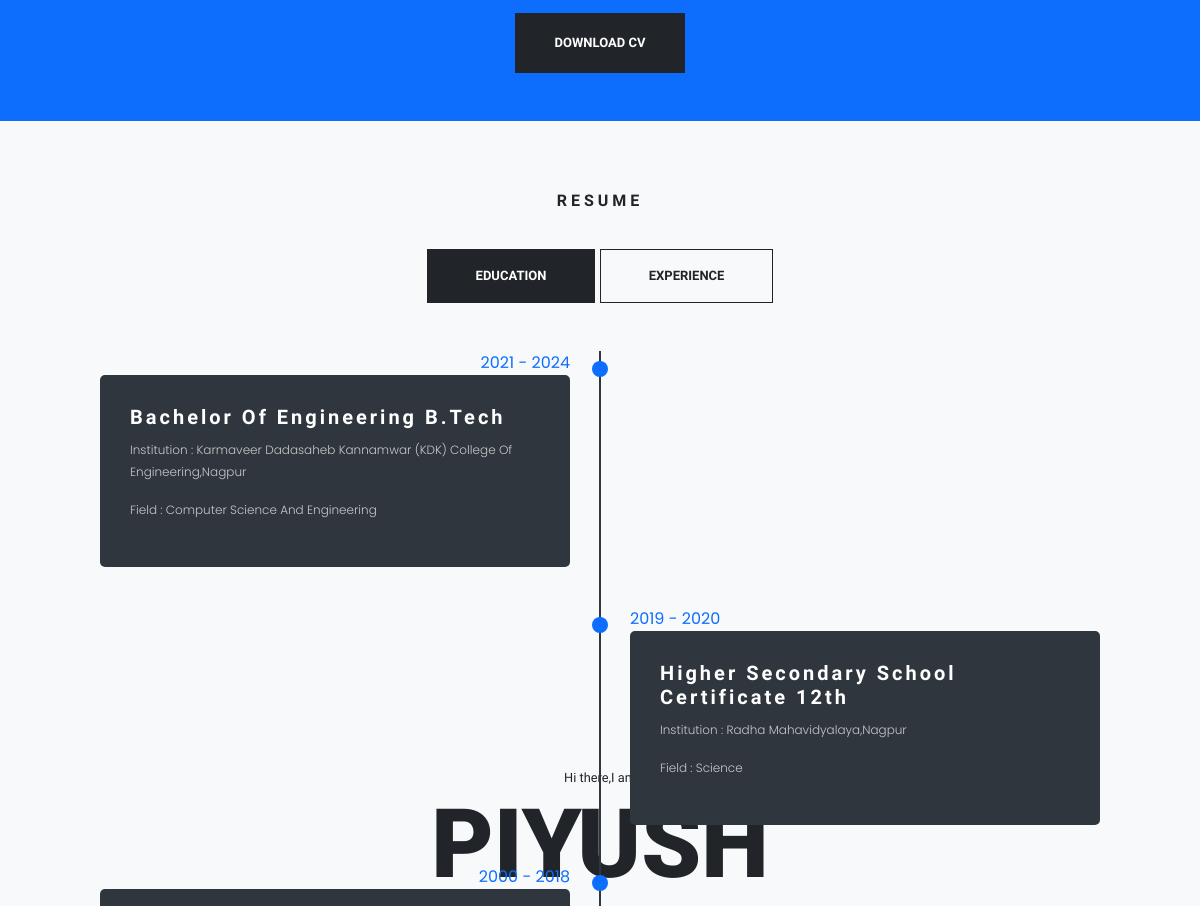
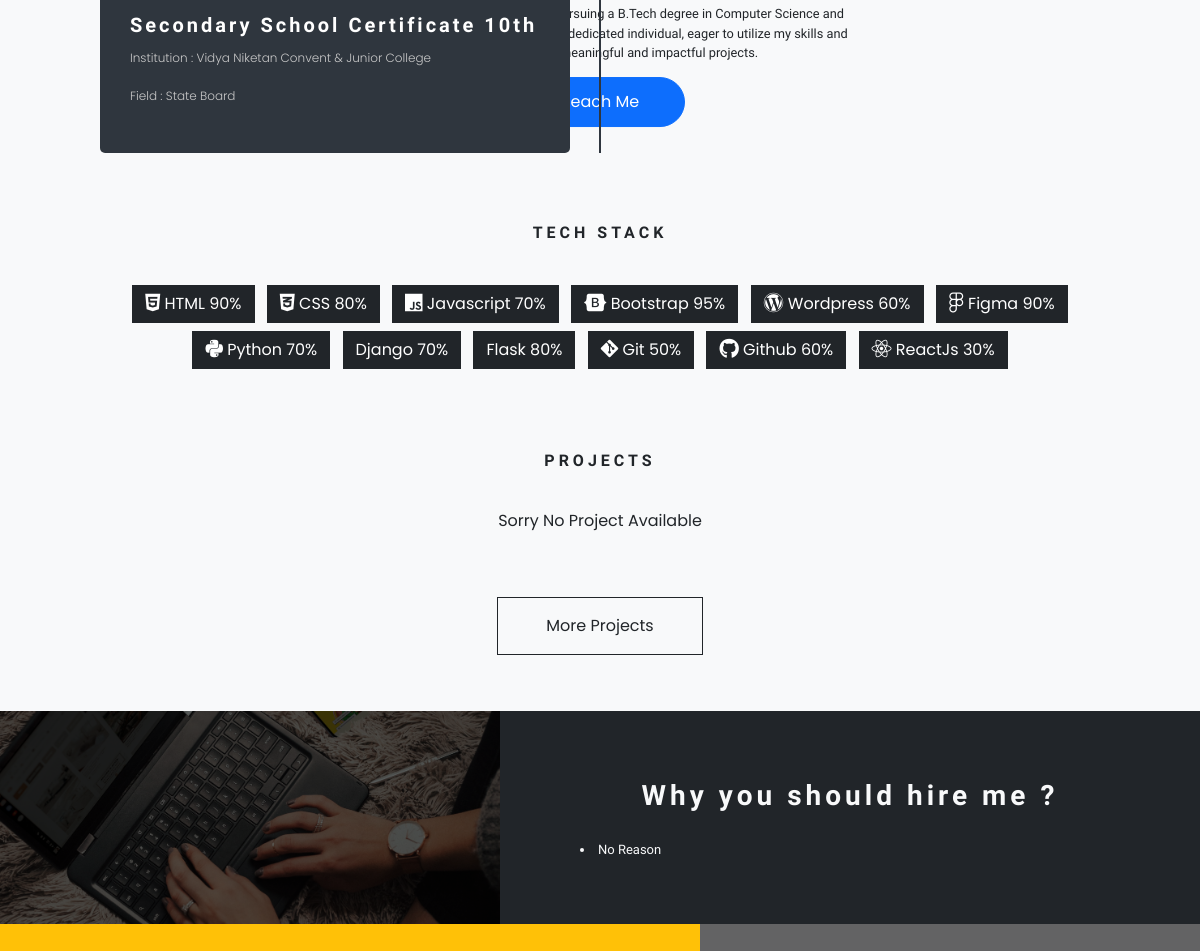
Before: / (middle part) with the older database file (2 pictures, top to bottom).
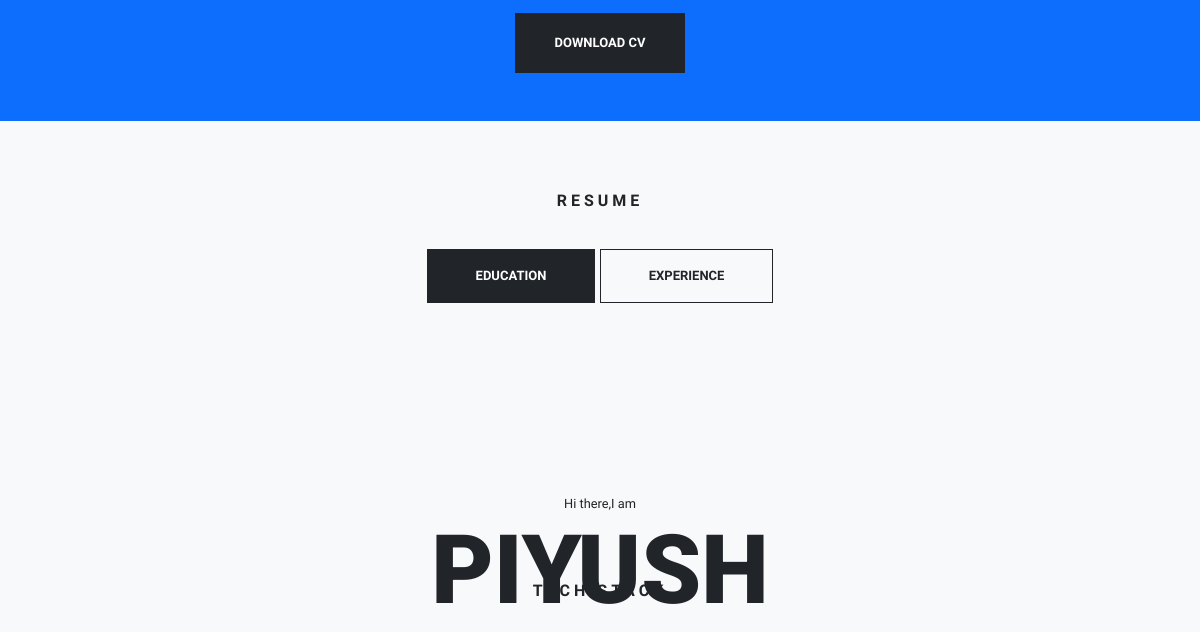
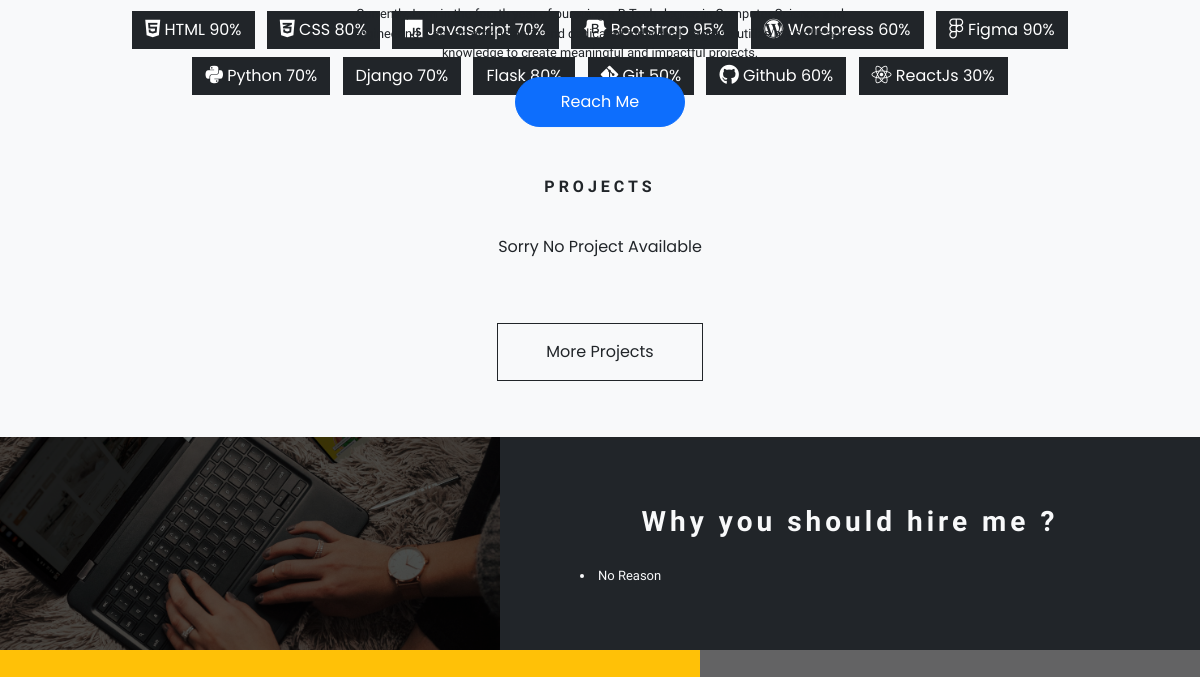
After: the same page with the newer database file (2 pictures, top to bottom).
### Apps/models.py (models this page shows, shortened)
class Portfolio(models.Model):
    firstName = models.CharField(max_length=254,blank=False)
    lastName = models.CharField(max_length=254,blank=False)
    fullName = models.CharField(max_length=254,blank=False)
    profilePictureUrl = models.FileField(upload_to="portfolio/",blank=True)
    description = models.TextField(blank=False)
    short_desc = models.TextField(blank=False)
    facebook_url = models.URLField(blank=False)
    instagram_url = models.URLField(blank=False)
    snapchat_url = models.URLField(blank=False)
    github_url = models.URLField(blank=False)
    linkedin_url = models.URLField(blank=False)
    email_url = models.URLField(blank=False)
    cv_url = models.FileField(upload_to="Resume/",blank=True)

class Education(models.Model):
    education_id = models.AutoField(primary_key=True)
    degree =  models.CharField(max_length=100, null=False)
    fieldofstudy = models.CharField(max_length=256,null=False)
    institutionname = models.CharField(max_length=256,null=False)
    startyear = models.IntegerField(null=True)
    endyear = models.IntegerField(null=True)

### Apps/views.py (the view)
# urls.py: path('', views.index, name="index"),
def index(request):
    print("starting server....")
    education_details = Education.objects.all()
    experience_details = Experience.objects.all()
    project_details = Project.objects.all()
    print("Getting all the data from server...")
    portfolio_instance = Portfolio.objects.first()
    firstName = portfolio_instance.firstName
    lastName = portfolio_instance.lastName
    fullName = portfolio_instance.fullName
    description =portfolio_instance.description
    short_desc = portfolio_instance.short_desc
    facebook_url = portfolio_instance.facebook_url
    instagram_url = portfolio_instance.instagram_url
    snapchat_url = portfolio_instance.snapchat_url
    github_url = portfolio_instance.github_url
    linkedin_url = portfolio_instance.linkedin_url
    email_url = portfolio_instance.email_url
    cv_url = portfolio_instance.cv_url
    hire_details = WhyHire.objects.all()
    strength_details = Strength.objects.all()
    goals_details = FutureGoals.objects.all()
    print("Server started...")
    return render(request,"Index.html",locals())

### Apps/Templates/Index.html (shortened to what this page needs)
{% extends 'Base.html' %}
{% block body %}
{% load static %}
<div class="container text-center" style="position: absolute;top: 50%;left: 50%;transform: translate(-50%, -50%);">
    <div class="col-md-6 mx-auto">
        <p class="m-0" style="font-family: 'Ysabeau SC', sans-serif;font-size: 0.8rem;" data-aos="fade-up"
            data-aos-duration="2000">
            Hi there,I am
        </p>
        <h1 style="font-family: 'Roboto', sans-serif;font-size: 6rem;font-weight:900;text-transform:uppercase;" data-aos="fade-up"
            data-aos-duration="2000">{{firstName}}</h1>
        <p class="m-0" style="font-family: 'Ysabeau SC', sans-serif;font-size: 0.8rem;" data-aos="fade-up"
            data-aos-duration="2000">
            {{short_desc}}
        </p>
        <a href="#contact">
            <button class="btn btn-primary my-3 rounded-pill" style="height: 50px;width: 170px;" type="button"
                data-aos="fade-up" data-aos-duration="2000" data-aos-anchor-placement="bottom-bottom">
                Reach Me
            </button>
        </a>
    </div>
</div>
{% endblock body %}

### Apps/Templates/Base.html (shortened to what this page needs)
<!doctype html>
{% load static %}
<html lang="en">
<head>
  <link href="https://cdn.jsdelivr.net/npm/bootstrap@5.2.3/dist/css/bootstrap.min.css" rel="stylesheet"
>
  <link rel="stylesheet" href="https://unpkg.com/aos@next/dist/aos.css" />
</head>
<body>
  <div class="container-fluid p-0 m-0" id="main"
    style="background: url({% static 'assets/img/1.jpg' %}) center no-repeat;height:100vh;width:100%;background-size:cover;overflow-x:hidden;">
      {% include "components/Navbar.html" %}
    {% block body %}{% endblock body %}
      {% include "components/Social.html" %}
      {% include 'components/contactSubmit.html' %}
  </div>
  <div class="container-fluid p-0">
    <section class="bg-primary" id="about">
      {% include "About.html" %}
    </section>
    <section class="bg-light">
      {% include "Resume.html" %}
    </section>
    <section class="bg-light" id="projects">
      {% include "Skills.html" %}
    </section>
    <section class="bg-light" id="projects">
      {% include "Projects.html" %}
    </section>
    <section class="bg-light">
      {% include "Objective.html" %}
    </section>
      {% include "Contact.html" %}
      {% include "components/Footer.html" %}
  </div>
</body>
</html>

### Apps/Templates/components/Navbar.html (shortened to what this page needs)
<!doctype html>
<html lang="en">
<head>
    <link href="https://cdn.jsdelivr.net/npm/bootstrap@5.2.3/dist/css/bootstrap.min.css" rel="stylesheet"
>
</head>
<body>
</body>
</html>

### Apps/Templates/components/Social.html (shortened to what this page needs)
<!doctype html>
<html lang="en">
<head>
    <link href="https://cdn.jsdelivr.net/npm/bootstrap@5.2.3/dist/css/bootstrap.min.css" rel="stylesheet"
>
</head>
<body>
</body>
</html>

### Apps/Templates/components/contactSubmit.html (shortened to what this page needs)
<!DOCTYPE html>
<html lang="en">
<head>
    <link href="https://cdn.jsdelivr.net/npm/bootstrap@5.2.3/dist/css/bootstrap.min.css" rel="stylesheet"
 />
</head>
<body>
</body>
</html>

### Apps/Templates/About.html (shortened to what this page needs)
<!doctype html>
<html lang="en">
<head>
    <link href="https://cdn.jsdelivr.net/npm/bootstrap@5.2.3/dist/css/bootstrap.min.css" rel="stylesheet"
>
</head>
<body>
    <div class="container p-5 text-center text-light">
        <div>
            <a href="/media/Resume/Resume.pdf" target="_blank" download>
                <button class="btn btn-dark rounded-0"
                    style="height: 60px; width: 170px; font-family: 'Ysabeau SC', sans-serif; font-size: 13px; font-weight: bold;">DOWNLOAD
                    CV</button>
            </a>
        </div>
    </div>
</body>
</html>

### Apps/Templates/Resume.html (shortened to what this page needs)
<!doctype html>
<html lang="en">
<head>
    <link href="https://cdn.jsdelivr.net/npm/bootstrap@5.2.3/dist/css/bootstrap.min.css" rel="stylesheet"
>
</head>
<body>
    <div class="container pt-5 text-center text-dark">
        <div>
            <p class="heading d-inline-block"
                style="font-family: 'Ysabeau SC', sans-serif;font-weight: bold;letter-spacing: 4px;">
                RESUME
            </p>
            <br>
            <div class="mb-5">
                <button class="btn btn-dark rounded-0 px-md-5 py-3"
                    style="font-family: 'Ysabeau SC', sans-serif;font-size:13px;font-weight:bold;" onclick="education()"
                    id="educationBtn">EDUCATION</button>
                <button class="btn btn-outline-dark rounded-0 px-md-5 py-3"
                    style="font-family: 'Ysabeau SC', sans-serif;font-size:13px;font-weight:bold;"
                    onclick="experience()" id="experienceBtn">EXPERIENCE</button>
            </div>
            <div id="education">
                {% include "Education.html" %}
            </div>
                {% include "Experience.html" %}
        </div>
    </div>
</body>
</html>

### Apps/Templates/Education.html (shortened to what this page needs)
<!doctype html>
<html lang="en">
<head>
    <link href="https://cdn.jsdelivr.net/npm/bootstrap@5.2.3/dist/css/bootstrap.min.css" rel="stylesheet"
>
</head>
<body>
    <section class="timeline-section">
        <div class="timeline-items">
            {% for education in education_details %}
            <div class="timeline-item">
                <div class="timeline-dot"></div>
                <div class="timeline-date">{{education.startyear}} - {{education.endyear}}</div>
                <div class="timeline-content">
                    <div class="text-start">
                        <h3>{{education.degree}}</h3>
                        <p class="text-capitalize">Institution : {{education.institutionname}}</p>
                        <p class="text-capitalize">Field : {{education.fieldofstudy}}</p>
                    </div>
                </div>
            </div>
            {% endfor %}
        </div>
    </section>
</body>
</html>

### Apps/Templates/Experience.html (shortened to what this page needs)
<!doctype html>
<html lang="en">
<head>
    <link href="https://cdn.jsdelivr.net/npm/bootstrap@5.2.3/dist/css/bootstrap.min.css" rel="stylesheet"
>
</head>
<body>
</body>
</html>

### Apps/Templates/Skills.html (shortened to what this page needs)
<!doctype html>
<html lang="en">
{% load static %}
<head>
    <link href="https://cdn.jsdelivr.net/npm/bootstrap@5.2.3/dist/css/bootstrap.min.css" rel="stylesheet"
>
</head>
<body>
    <div class="container px-5 pt-5 pb-2 text-center text-dark">
        <div>
            <p class="heading1 d-inline-block"
                style="font-family: 'Ysabeau SC', sans-serif;font-weight: bold;letter-spacing: 4px;">
                TECH STACK
            </p>
            <br>
            <button class="btn btn-dark rounded-0 text-capitalize m-2 m-md-1"><i class="fa-brands fa-html5 fa-lg"></i> HTML 90%</button>
            <button class="btn btn-dark rounded-0 text-capitalize m-2 m-md-1"><i class="fa-brands fa-css3-alt fa-lg"></i> CSS 80%</button>
            <button class="btn btn-dark rounded-0 text-capitalize m-2 m-md-1"><i class="fa-brands fa-js fa-lg"></i> Javascript 70%</button>
            <button class="btn btn-dark rounded-0 text-capitalize m-2 m-md-1"><i class="fa-brands fa-bootstrap fa-lg"></i> Bootstrap 95%</button>
            <button class="btn btn-dark rounded-0 text-capitalize m-2 m-md-1"><i class="fa-brands fa-wordpress fa-lg"></i> Wordpress 60%</button>
            <button class="btn btn-dark rounded-0 text-capitalize m-2 m-md-1"><i class="fa-brands fa-figma fa-lg"></i> Figma 90%</button>
            <button class="btn btn-dark rounded-0 text-capitalize m-2 m-md-1"><i class="fa-brands fa-python fa-lg"></i> Python 70%</button>
            <button class="btn btn-dark rounded-0 text-capitalize m-2 m-md-1">Django 70%</button>
            <button class="btn btn-dark rounded-0 text-capitalize m-2 m-md-1">Flask 80%</button>
            <button class="btn btn-dark rounded-0 text-capitalize m-2 m-md-1"><i class="fa-brands fa-git-alt fa-lg"></i> Git 50%</button>
            <button class="btn btn-dark rounded-0 text-capitalize m-2 m-md-1"><i class="fa-brands fa-github fa-lg"></i> Github 60%</button>
            <button class="btn btn-dark rounded-0 text-capitalize m-2 m-md-1"><i class="fa-brands fa-react fa-lg"></i> ReactJs 30%</button>
        </div>
    </div>
</body>
</html>

### Apps/Templates/Projects.html (shortened to what this page needs)
<!doctype html>
<html lang="en">
{% load static %}
<head>
    <link href="https://cdn.jsdelivr.net/npm/bootstrap@5.2.3/dist/css/bootstrap.min.css" rel="stylesheet"
>
</head>
<body>
    <div class="container px-5 pt-5 pb-2 text-center text-dark">
        <div>
            <p class="heading1 d-inline-block"
                style="font-family: 'Ysabeau SC', sans-serif;font-weight: bold;letter-spacing: 4px;">
                PROJECTS
            </p>
            <div class="row mb-5">
                {% if project_details %}
                {% for project in project_details %}
                <div class="col-md-4 mb-3 mb-md-0" data-aos="fade-up">
                    <div class="card" style="margin:0px;">
                        <div class="card-body p-0"
                            style="background: url(media/{{ project.imageurl }}) no-repeat center; background-size: cover;">
                        </div>s
                        <div class="box">
                            <a class="text-white text-decoration-none" target="_blank" href="{{project.url}}">
                                <p class="my-3"
                                    style="font-family: 'Ysabeau SC', sans-serif;font-weight: bold;letter-spacing: 4px;">
                                    {{project.name}} <i class="fa-solid fa-arrow-up-right-from-square fa-lg"></i></p>
                            </a>
                            <div>
                                <hr>
                                <small
                                    style="font-family: 'Ysabeau SC', sans-serif;font-weight: bold;letter-spacing: 4px;text-align: start;">Technology
                                    Used</small>
                                <br>
                                {% for tag in project.technologyused.all|slice:":4" %}
                                <button class="btn btn-sm btn-light text-capitalize" disabled>{{ tag.name }}</button>
                                {% endfor %}
                                <hr>
                                <small
                                    style="font-family: 'Ysabeau SC', sans-serif;font-weight: bold;letter-spacing: 4px;text-align: start;">Duration
                                    : {{project.duration}} Month</small>
                            </div>
                        </div>
                    </div>
                </div>
                {% endfor %}
                {% else %}
                <p>Sorry No Project Available</p>
                {% endif %}
            </div>
            <a href="{{github_url}}" target="_blank">
                <button class="btn btn-outline-dark px-5 py-3 text-capitalizek mx-auto rounded-0 mb-5">More
                    Projects</button>
            </a>
        </div>
    </div>
</body>
</html>

### Apps/Templates/Objective.html (shortened to what this page needs)
<!doctype html>
<html lang="en">
{% load static %}
<head>
    <link href="https://cdn.jsdelivr.net/npm/bootstrap@5.2.3/dist/css/bootstrap.min.css" rel="stylesheet"
>
</head>
<body>
    <div class="container-fluid text-center text-dark">
        <div class="row">
            <div class="col-md-5"
                style="background: url({% static 'assets/img/b3.jpg' %}) no-repeat center;background-size: cover;"
                id="image1"></div>
            <div class="col-md-7 p-5 bg-dark text-light" data-aos="fade-left">
                <h3 class="heading d-inline-block"
                    style="font-family: 'Ysabeau SC', sans-serif;font-weight: bold;letter-spacing: 4px;">
                    Why you should hire me ?
                </h3>
                <ul>
                    {% if hire_details %}
                    {% for item in hire_details %}
                    <li>{{item.reason}}</li>
                    {% endfor %}
                    {% else %}
                    <li>No Reason</li>
                    {% endif %}
                </ul>
            </div>
        </div>
        <div class="row">
            <div class="col-md-7 p-5 bg-warning text-light" data-aos="fade-right">
            </div>
            <div class="col-md-5"
                style="background: url({% static 'assets/img/b4.jpg' %}) no-repeat center;background-size: cover;"
                id="image1"></div>
        </div>
    </div>
</body>
</html>

### Apps/Templates/Contact.html (shortened to what this page needs)
<!doctype html>
<html lang="en">
{% load static %}
<head>
    <link href="https://cdn.jsdelivr.net/npm/bootstrap@5.2.3/dist/css/bootstrap.min.css" rel="stylesheet"
>
</head>
<body>
</body>
</html>

### Apps/Templates/components/Footer.html (shortened to what this page needs)
<!doctype html>
<html lang="en">
<head>
    <link href="https://cdn.jsdelivr.net/npm/bootstrap@5.2.3/dist/css/bootstrap.min.css" rel="stylesheet"
>
</head>
<body>
</body>
</html>

Changed rows visible on the page:
removed Education: startyear "2021", endyear "2024", degree "Bachelor Of Engineering B.tech", institutionname "Karmaveer Dadasaheb Kannamwar (KDK) College Of Engineering,nagpur", fieldofstudy "Computer Science And Engineering"
removed Education: startyear "2019", endyear "2020", degree "Higher Secondary School Certificate 12th", institutionname "Radha Mahavidyalaya,Nagpur", fieldofstudy "Science"
removed Education: startyear "2000", endyear "2018", degree "Secondary School Certificate 10th", institutionname "Vidya Niketan Convent & Junior College", fieldofstudy "State Board"
